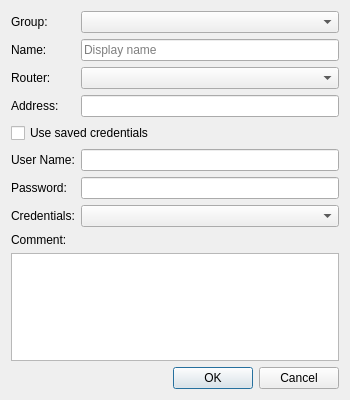
<?xml version="1.0" encoding="UTF-8"?>
<ui version="4.0">
 <class>LocalHostDialog</class>
 <widget class="QDialog" name="LocalHostDialog">
  <property name="geometry">
   <rect>
    <x>0</x>
    <y>0</y>
    <width>350</width>
    <height>400</height>
   </rect>
  </property>
  <property name="windowTitle">
   <string>Host</string>
  </property>
  <property name="modal">
   <bool>true</bool>
  </property>
  <layout class="QVBoxLayout" name="verticalLayout">
   <item>
    <layout class="QGridLayout" name="gridLayout">
     <item row="0" column="0">
      <widget class="QLabel" name="label_group">
       <property name="text">
        <string>Group:</string>
       </property>
      </widget>
     </item>
     <item row="0" column="1">
      <widget class="GroupComboBox" name="combo_group">
       <property name="sizeAdjustPolicy">
        <enum>QComboBox::SizeAdjustPolicy::AdjustToContents</enum>
       </property>
      </widget>
     </item>
     <item row="1" column="0">
      <widget class="QLabel" name="label_name">
       <property name="text">
        <string>Name:</string>
       </property>
      </widget>
     </item>
     <item row="1" column="1">
      <widget class="QLineEdit" name="edit_name">
       <property name="placeholderText">
        <string>Display name</string>
       </property>
      </widget>
     </item>
     <item row="2" column="0">
      <widget class="QLabel" name="label_router">
       <property name="text">
        <string>Router:</string>
       </property>
      </widget>
     </item>
     <item row="2" column="1">
      <widget class="QComboBox" name="combo_router">
       <property name="sizeAdjustPolicy">
        <enum>QComboBox::SizeAdjustPolicy::AdjustToContents</enum>
       </property>
      </widget>
     </item>
     <item row="3" column="0">
      <widget class="QLabel" name="label_address">
       <property name="text">
        <string>Address:</string>
       </property>
      </widget>
     </item>
     <item row="3" column="1">
      <widget class="QLineEdit" name="edit_address"/>
     </item>
     <item row="4" column="0" colspan="2">
      <widget class="QCheckBox" name="checkbox_saved_credentials">
       <property name="text">
        <string>Use saved credentials</string>
       </property>
      </widget>
     </item>
     <item row="5" column="0">
      <widget class="QLabel" name="label_username">
       <property name="text">
        <string>User Name:</string>
       </property>
      </widget>
     </item>
     <item row="5" column="1">
      <widget class="QLineEdit" name="edit_username"/>
     </item>
     <item row="6" column="0">
      <widget class="QLabel" name="label_password">
       <property name="text">
        <string>Password:</string>
       </property>
      </widget>
     </item>
     <item row="6" column="1">
      <widget class="PasswordEdit" name="edit_password"/>
     </item>
     <item row="7" column="0">
      <widget class="QLabel" name="label_credential">
       <property name="text">
        <string>Credentials:</string>
       </property>
      </widget>
     </item>
     <item row="7" column="1">
      <widget class="QComboBox" name="combo_credential">
       <property name="sizeAdjustPolicy">
        <enum>QComboBox::SizeAdjustPolicy::AdjustToContents</enum>
       </property>
      </widget>
     </item>
    </layout>
   </item>
   <item>
    <layout class="QVBoxLayout" name="verticalLayout_comment">
     <item>
      <widget class="QLabel" name="label_comment">
       <property name="text">
        <string>Comment:</string>
       </property>
      </widget>
     </item>
     <item>
      <widget class="QPlainTextEdit" name="edit_comment"/>
     </item>
    </layout>
   </item>
   <item>
    <widget class="DialogButtonBox" name="button_box">
     <property name="standardButtons">
      <set>QDialogButtonBox::StandardButton::Cancel|QDialogButtonBox::StandardButton::Ok</set>
     </property>
    </widget>
   </item>
  </layout>
 </widget>
 <customwidgets>
  <customwidget>
   <class>DialogButtonBox</class>
   <extends>QDialogButtonBox</extends>
   <header>common/desktop/dialog_button_box.h</header>
  </customwidget>
  <customwidget>
   <class>GroupComboBox</class>
   <extends>QComboBox</extends>
   <header>client/desktop/management/group_combo_box.h</header>
  </customwidget>
  <customwidget>
   <class>PasswordEdit</class>
   <extends>QLineEdit</extends>
   <header>common/desktop/password_edit.h</header>
  </customwidget>
 </customwidgets>
 <resources>
  <include location="../../../common/resources/common.qrc"/>
 </resources>
 <connections/>
</ui>
